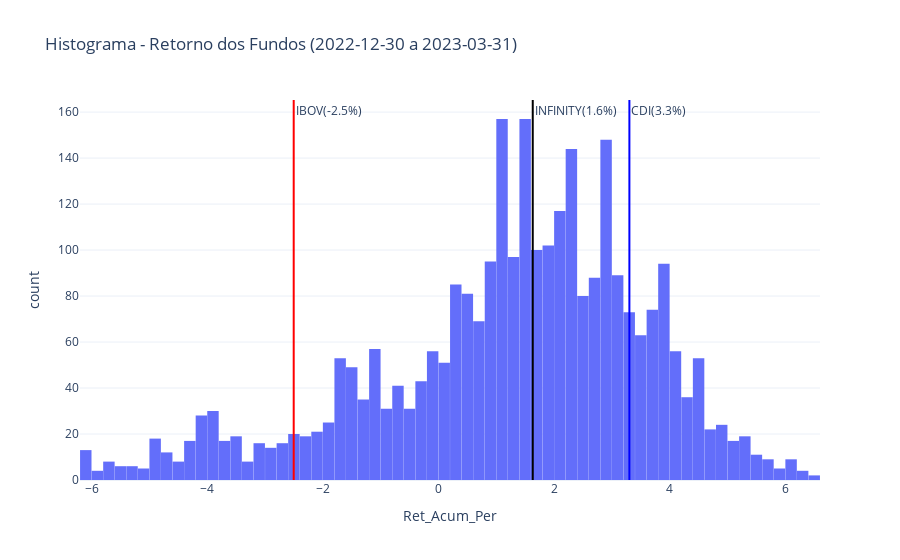
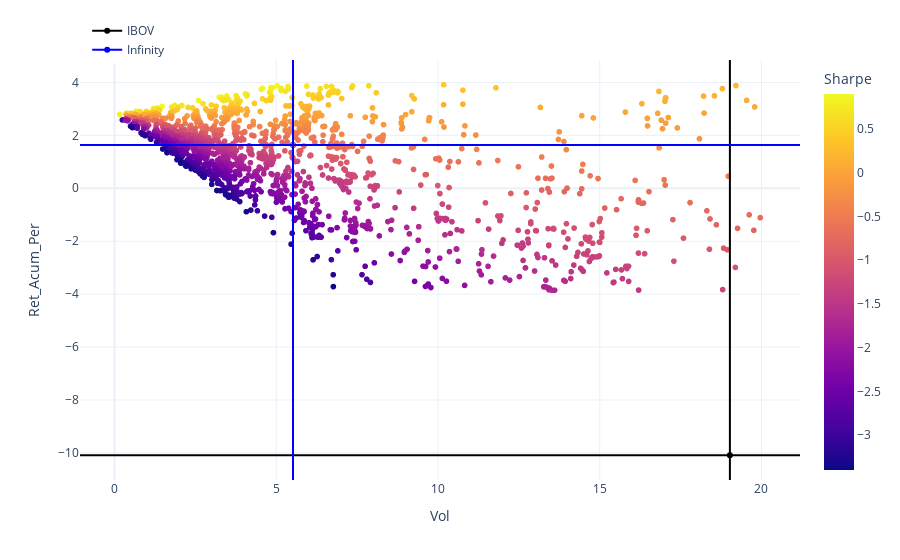

Here is the notebook cell these charts were saved with, in order:
### Code cell
cpnj_axiom_infinity = '46.649.069/0001-41'

year=2023
month_start=1
month_end=3
data_inicio, data_fim = set_date(year, month_start, month_end)

fundos_rk = df_metrics(data_inicio, data_fim, classe='Fundo Multimercado')

fundos_rk = fundos_rk[fundos_rk.PL > 0]
df_clean = fundos_rk[(fundos_rk.CAGR > fundos_rk.CAGR.quantile(0.05)) & (fundos_rk.CAGR < fundos_rk.CAGR.quantile(0.95))]
infinity_ret_total = df_clean[df_clean.index == cpnj_axiom_infinity].Ret_Acum_Per[0]
cdi_ret_total, ibov_ret_total, vol_ano_ibov, ret_ano_ibov = get_ret_cdi_ibov(data_inicio, data_fim)

fig_1 = px.histogram(x=df_clean['Ret_Acum_Per'], title=f"Histograma - Retorno dos Fundos ({data_inicio} a {data_fim})", nbins=100, labels = dict(x="Ret_Acum_Per", y="count"), template= 'plotly_white')
fig_1.add_vline(ibov_ret_total, line_color='red', annotation_text=f"IBOV({ibov_ret_total:.2}%)")
fig_1.add_vline(cdi_ret_total, line_color='blue', annotation_text=f"CDI({cdi_ret_total:.2}%)")
fig_1.add_vline(infinity_ret_total, line_color='black', annotation_text=f"INFINITY({infinity_ret_total:.2}%)")
fig_1.update_layout(bargap=0.01, showlegend=False)
#fig_1.update_layout(height=400, width=800)

#df_clean_cagr = df_clean_cagr[(df_clean_cagr.CAGR < df_clean_cagr.CAGR.quantile(0.80))]
df_clean = df_clean[(df_clean.Ret_Acum_Per > df_clean.Ret_Acum_Per.quantile(0.05)) & (df_clean.Ret_Acum_Per < df_clean.Ret_Acum_Per.quantile(0.9))]
df_clean_final = df_clean[(df_clean.Sharpe > df_clean.Sharpe.quantile(0.1)) & (df_clean.Sharpe < df_clean.Sharpe.quantile(0.90))]

#display(df_clean_final)
linha_infinity = df_clean_final.loc[df_clean_final.index == cpnj_axiom_infinity]
#print(linha_infinity.iloc[0,0], linha_infinity.iloc[0,2])

#so para o plot
df_clean_final2 = df_clean_final[(df_clean_final.Vol < 20)]


fig_2 = px.scatter(data_frame=df_clean_final2,
                y="Ret_Acum_Per",
                x="Vol",
                color="Sharpe", template= 'plotly_white',
                hover_name=df_clean_final2['Fundo de Investimento']
)

#fig_2.update_layout(height=500, width=800)


try:
    fig_2.add_scatter(y=[linha_infinity.iloc[0,0]], #ret_ano_infinity
                    x=[linha_infinity.iloc[0,2]],
                    text=['INFINITY_FUND'],
                    mode='markers+text', name='INFINITY_FUND', marker=dict(size=20, color = 'black', layer = 'below'))
    print('hi')
except:
    pass

fig_2.add_scatter(x=[vol_ano_ibov], y=[ret_ano_ibov], line_color='black', showlegend=True, name='IBOV')
fig_2.add_vline(vol_ano_ibov, line_color='black')
fig_2.add_hline(ret_ano_ibov, line_color='black')

vol_inf = linha_infinity.iloc[0,2]
ret_inf = linha_infinity.iloc[0,0]

fig_2.add_scatter(x=[vol_inf], y=[ret_inf], line_color='blue', showlegend=True, name='Infinity')
fig_2.add_vline(vol_inf, line_color='blue')
fig_2.add_hline(ret_inf, line_color='blue')

fig_2.update_layout(
    legend=dict(
        yanchor="bottom",
        y=0.99,
        xanchor="left",
        x=0.01
    )
)

display(fig_1,fig_2)

### Figure 1 — Plotly figure (JSON) as saved in the notebook; plotly's stock layout.template omitted (floating-point values rounded to 4 significant figures; data arrays with more than 128 entries replaced by an {"elided": "..."} marker saying what was removed)
{"data": [{"alignmentgroup": "True", "bingroup": "x", "hovertemplate": "Ret_Acum_Per=%{x}<br>count=%{y}<extra></extra>", "legendgroup": "", "marker": {"color": "#636efa", "pattern": {"shape": ""}}, "name": "", "nbinsx": 100, "offsetgroup": "", "orientation": "v", "showlegend": false, "type": "histogram", "x": {"elided": "2957 float values"}, "xaxis": "x", "yaxis": "y"}], "layout": {"annotations": [{"showarrow": false, "text": "IBOV(-2.5%)", "x": -2.503, "xanchor": "left", "xref": "x", "y": 1, "yanchor": "top", "yref": "y domain"}, {"showarrow": false, "text": "CDI(3.3%)", "x": 3.303, "xanchor": "left", "xref": "x", "y": 1, "yanchor": "top", "yref": "y domain"}, {"showarrow": false, "text": "INFINITY(1.6%)", "x": 1.631, "xanchor": "left", "xref": "x", "y": 1, "yanchor": "top", "yref": "y domain"}], "bargap": 0.01, "barmode": "relative", "legend": {"tracegroupgap": 0}, "shapes": [{"line": {"color": "red"}, "type": "line", "x0": -2.503, "x1": -2.503, "xref": "x", "y0": 0, "y1": 1, "yref": "y domain"}, {"line": {"color": "blue"}, "type": "line", "x0": 3.303, "x1": 3.303, "xref": "x", "y0": 0, "y1": 1, "yref": "y domain"}, {"line": {"color": "black"}, "type": "line", "x0": 1.631, "x1": 1.631, "xref": "x", "y0": 0, "y1": 1, "yref": "y domain"}], "showlegend": false, "title": {"text": "Histograma - Retorno dos Fundos (2022-12-30 a 2023-03-31)"}, "xaxis": {"anchor": "y", "domain": [0, 1], "title": {"text": "Ret_Acum_Per"}}, "yaxis": {"anchor": "x", "domain": [0, 1], "title": {"text": "count"}}}}

### Figure 2 — Plotly figure (JSON) as saved in the notebook; plotly's stock layout.template omitted (floating-point values rounded to 4 significant figures; data arrays with more than 128 entries replaced by an {"elided": "..."} marker saying what was removed)
{"data": [{"hovertemplate": "<b>%{hovertext}</b><br><br>Vol=%{x}<br>Ret_Acum_Per=%{y}<br>Sharpe=%{marker.color}<extra></extra>", "hovertext": {"elided": "1968 str values"}, "legendgroup": "", "marker": {"color": {"elided": "1968 float values"}, "coloraxis": "coloraxis", "symbol": "circle"}, "mode": "markers", "name": "", "showlegend": false, "type": "scattergl", "x": {"elided": "1968 float values"}, "xaxis": "x", "y": {"elided": "1968 float values"}, "yaxis": "y"}, {"line": {"color": "black"}, "name": "IBOV", "showlegend": true, "type": "scatter", "x": [19.02], "y": [-10.09]}, {"line": {"color": "blue"}, "name": "Infinity", "showlegend": true, "type": "scatter", "x": [5.516], "y": [1.631]}], "layout": {"coloraxis": {"colorbar": {"title": {"text": "Sharpe"}}, "colorscale": [[0, "#0d0887"], [0.1111, "#46039f"], [0.2222, "#7201a8"], [0.3333, "#9c179e"], [0.4444, "#bd3786"], [0.5556, "#d8576b"], [0.6667, "#ed7953"], [0.7778, "#fb9f3a"], [0.8889, "#fdca26"], [1, "#f0f921"]]}, "legend": {"tracegroupgap": 0, "x": 0.01, "xanchor": "left", "y": 0.99, "yanchor": "bottom"}, "margin": {"t": 60}, "shapes": [{"line": {"color": "black"}, "type": "line", "x0": 19.02, "x1": 19.02, "xref": "x", "y0": 0, "y1": 1, "yref": "y domain"}, {"line": {"color": "black"}, "type": "line", "x0": 0, "x1": 1, "xref": "x domain", "y0": -10.09, "y1": -10.09, "yref": "y"}, {"line": {"color": "blue"}, "type": "line", "x0": 5.516, "x1": 5.516, "xref": "x", "y0": 0, "y1": 1, "yref": "y domain"}, {"line": {"color": "blue"}, "type": "line", "x0": 0, "x1": 1, "xref": "x domain", "y0": 1.631, "y1": 1.631, "yref": "y"}], "xaxis": {"anchor": "y", "domain": [0, 1], "title": {"text": "Vol"}}, "yaxis": {"anchor": "x", "domain": [0, 1], "title": {"text": "Ret_Acum_Per"}}}}
